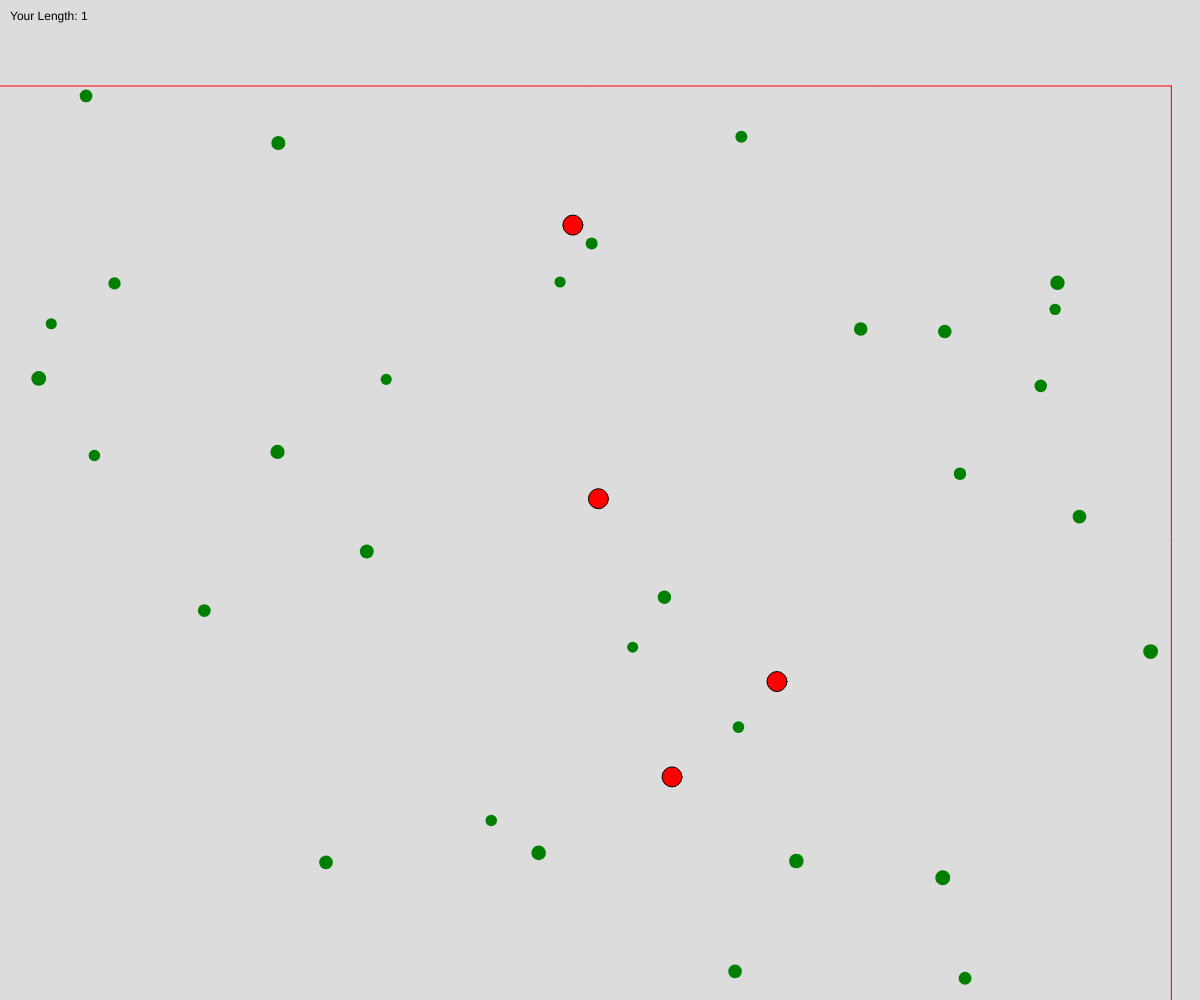
Frame 1 (no input)
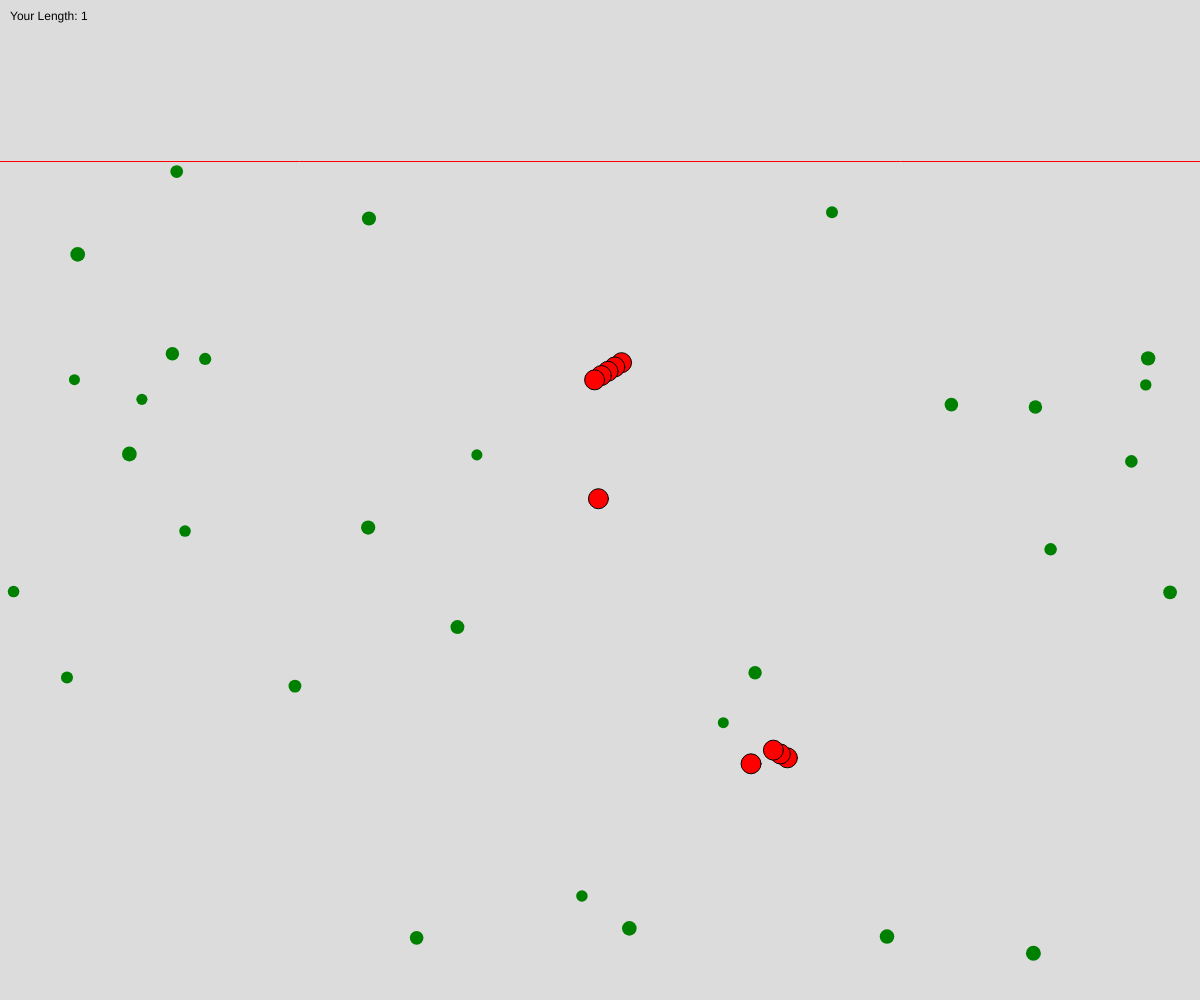
Frame 60 (no input)
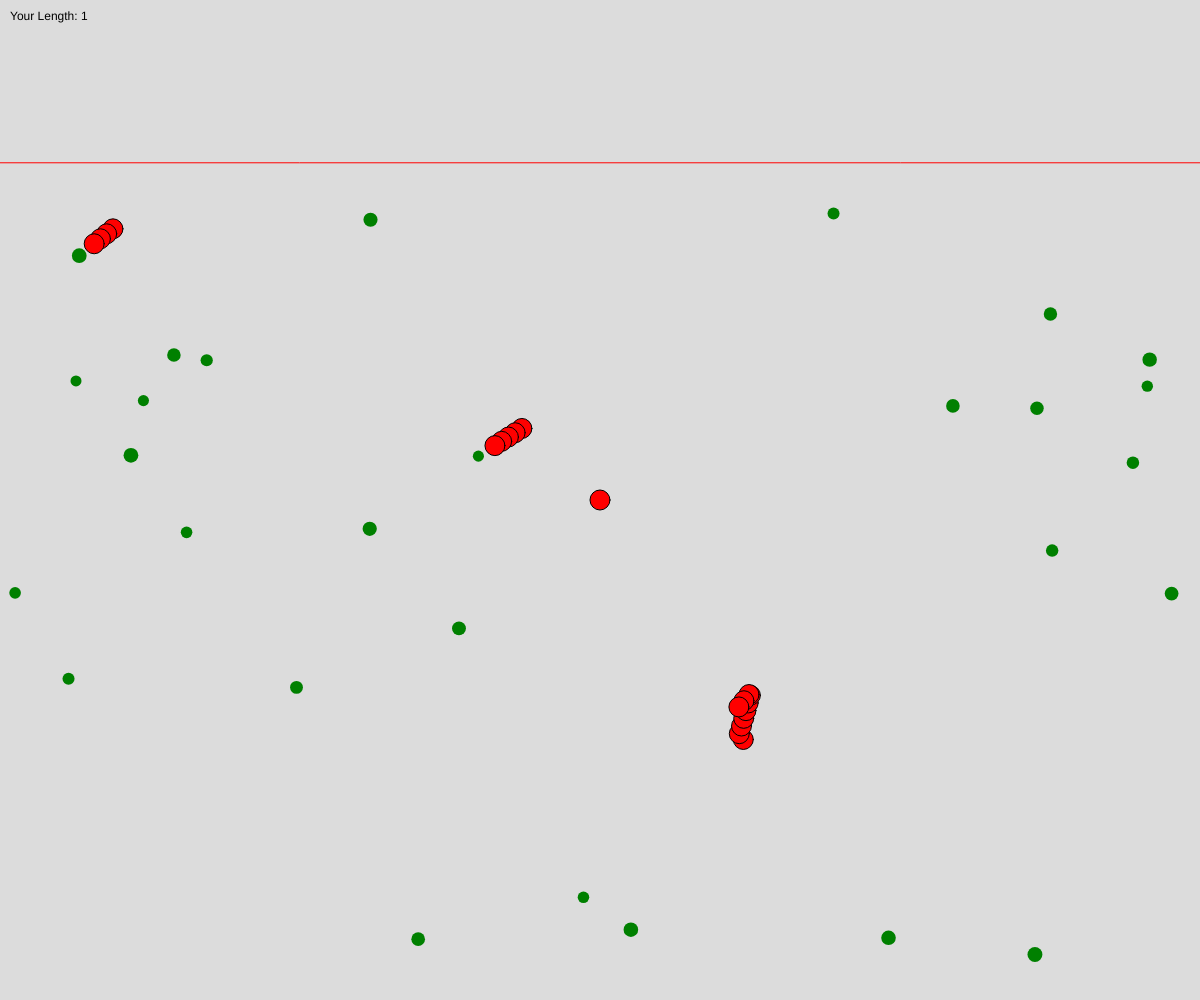
Frame 120 (the mouse pressed at the canvas centre since frame 60)

The p5.js sketch that drew these frames (run headless with seeded random() and noise() and a simulated clock; from frame 60 on, the mouse is pressed at the canvas centre):

// p5.js sketch
// ── sketch.js
let foods = [];
let snakes = [];
let distancing = 3;
let aMain = 1;
let translateX = 0;
let translateY = 0;
let sped = 0;
let gameX = 2000;
let gameY = 2000;
let offX = gameX + 100;
let offY = gameY + 100;

function setup() {
  createCanvas(windowWidth, windowHeight);
  for (let i = 1; i <= 10; i++) {
    snakes.push(new Snake(random(gameX), random(gameY)));
  }
  for (let i = 0; i <= 100; i++) {
    foods.push(new Food(random(gameX), random(gameY), random(1, 5), 0));
  }
  snakes[0].main = 1;
}

function draw() {
  background(220);
  text(`Your Length: ${snakes[0].s.length}`, 10, 20);
  push();
  if (aMain) {
    translateX = width / 2 - snakes[0].s[0].x;
    translateY = height / 2 - snakes[0].s[0].y;
  }
  translate(translateX, translateY);
  push();
  stroke(255, 0, 0);
  line(0, 0, gameX, 0);
  line(gameX, 0, gameX, gameY);
  line(gameX, gameY, 0, gameY);
  line(0, gameY, 0, 0);
  pop();
  for (let i of foods) {
    i.display();
  }
  for (let i of snakes) {
    i.display();
  }
  pop();
}

class SnakeSegment {
  constructor(x, y, size) {
    this.x = x;
    this.y = y;
    this.size = size;
  }

  display() {
    fill("red");
    stroke(0);
    circle(this.x, this.y, this.size);
  }
}

class Food {
  constructor(x, y, s, d) {
    this.x = x;
    this.y = y;
    this.s = s;
    this.d = d;
    this.consumed = false;
  }

  display() {
    fill(this.d ? "blue" : "green");
    noStroke();
    circle(this.x, this.y, 10 + this.s);

    if (this.consumed) return;

    for (let i of snakes) {
      if (i.s.length > 0 && dist(this.x, this.y, i.s[0].x, i.s[0].y) < 20) {
        this.consumed = true;
        this.grow(i, this.d ? 1 : this.s);
      }
    }
  }

  grow(snake, amount) {
    let tail = snake.s[snake.s.length - 1];
    for (let i = 0; i < amount; i++) {
      snake.s.push(new SnakeSegment(tail.x, tail.y, 20));
    }

    if (this.d) {
      foods.splice(foods.indexOf(this), 1);
    } else {
      this.x = random(gameX);
      this.y = random(gameY);
      this.consumed = false;
    }
  }
}

class Snake {
  constructor(x, y) {
    this.scrambled = 0;
    this.s = [new SnakeSegment(x, y, 20)];
    this.trail = [];
    this.speed = 2;
    this.decay = 0;
    this.def = 0;
    this.main = 0;
  }

  display() {
    if (this.scrambled || this.s.length === 0) return;

    let head = this.s[0];

    if (head.x >= gameX || head.x <= 0 || head.y >= gameY || head.y <= 0) {
      this.gehtscrambled();
      return;
    }

    if (this.main) {
      let worldMouseX = mouseX - (width / 2 - head.x);
      let worldMouseY = mouseY - (height / 2 - head.y);
      let dx = worldMouseX - head.x;
      let dy = worldMouseY - head.y;
      let distToMouse = sqrt(dx * dx + dy * dy);

      if (distToMouse) {
        head.x += (dx / distToMouse) * this.speed;
        head.y += (dy / distToMouse) * this.speed;
      }
    } else if (foods.length > 0) {
      const closestFood = foods.reduce((a, b) => {
        let da = dist(a.x, a.y, head.x, head.y) - (a.d ? 50 : 0);
        let db = dist(b.x, b.y, head.x, head.y) - (b.d ? 50 : 0);
        return da < db ? a : b;
      });
      let angle = atan2(closestFood.y - head.y, closestFood.x - head.x);
      head.x += cos(angle) * this.speed;
      head.y += sin(angle) * this.speed;
    }

    this.trail.unshift({ x: head.x, y: head.y });
    if (this.trail.length > this.s.length * 5) this.trail.pop();

    let segmentGap = 8;
    for (let i = 1; i < this.s.length; i++) {
      let distSoFar = 0,
        found = false;
      for (let t = 1; t < this.trail.length; t++) {
        let stepLen = dist(
          this.trail[t - 1].x,
          this.trail[t - 1].y,
          this.trail[t].x,
          this.trail[t].y
        );
        distSoFar += stepLen;
        if (distSoFar >= segmentGap * i) {
          let overshoot = distSoFar - segmentGap * i;
          let ratio = 1 - overshoot / stepLen;
          this.s[i].x = lerp(this.trail[t - 1].x, this.trail[t].x, ratio);
          this.s[i].y = lerp(this.trail[t - 1].y, this.trail[t].y, ratio);
          found = true;
          break;
        }
      }
      if (!found) {
        this.s[i].x = this.s[0].x;
        this.s[i].y = this.s[0].y;
      }
    }

    if (this.decay && this.s.length > 1) {
      this.def++;
      if (this.def % 50 === 0) {
        let tail = this.s.pop();
        foods.push(new Food(tail.x, tail.y, 1, 0));
      }
    } else {
      this.def = 0;
    }

    for (let i = this.s.length - 1; i >= 0; i--) {
      this.s[i].display();
    }

    for (let other of snakes) {
      if (other === this) continue;
      for (let seg of other.s) {
        if (dist(head.x, head.y, seg.x, seg.y) < 20) {
          this.gehtscrambled();
          return;
        }
      }
    }
  }

  gehtscrambled() {
    const deadSegments = [...this.s];
    this.s = [];
    for (let k of deadSegments) {
      foods.push(new Food(k.x, k.y, 20, 1));
    }
    snakes = snakes.filter((snake) => snake !== this);
    if (this.main) {
      this.scrambled = 1;
      this.main = 0;
      aMain = 0;
    } else if (snakes.length < 10) {
      snakes.push(new Snake(100 + random() * 1000, random() * 1000));
    }
  }
}

function keyPressed() {
  if (key === "ArrowUp" || key === " " || key === "w") {
    if (snakes[0].main) {
      snakes[0].speed = 5;
      snakes[0].decay = snakes[0].s.length > 1 ? 1 : 0;
    }
  }
}

function keyReleased() {
  if (key === "ArrowUp" || key === " " || key === "w") {
    if (snakes[0].main) {
      resetSpeed();
    }
  }
}

function resetSpeed() {
  snakes[0].speed = 2;
  snakes[0].decay = 0;
  snakes[0].def = 0;
}
